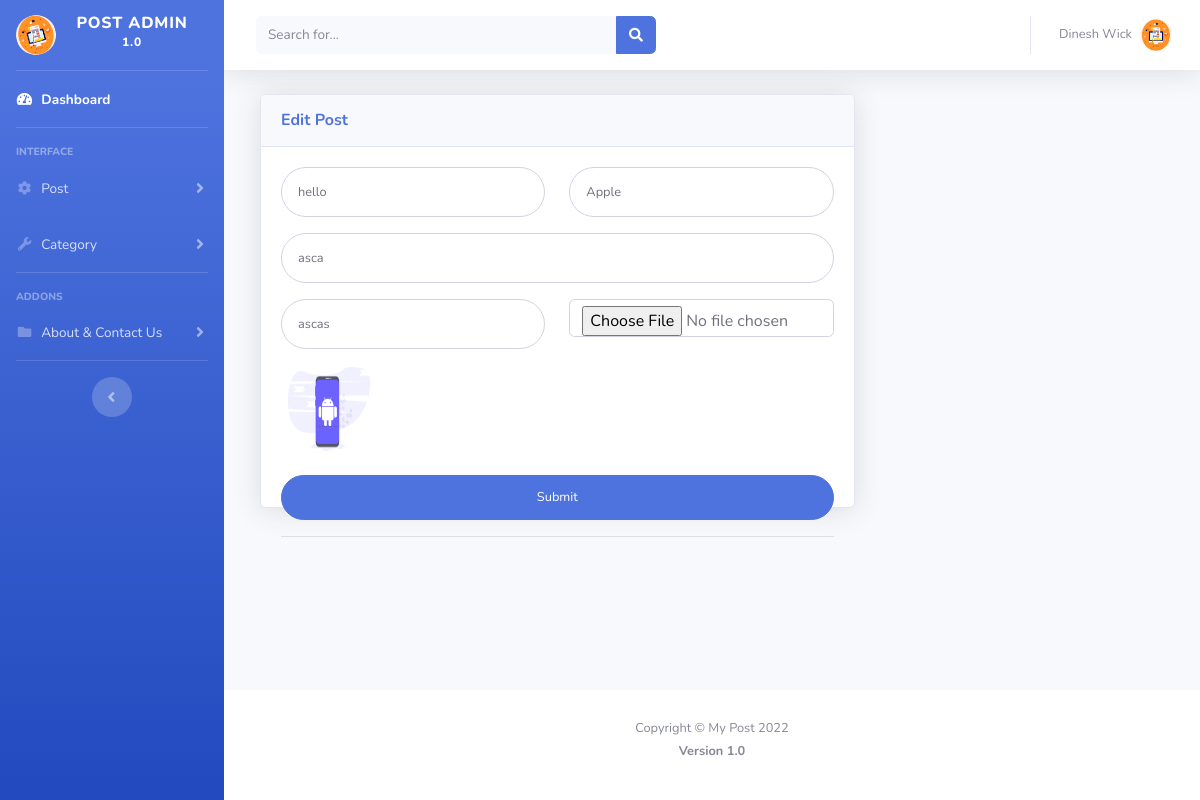
The page /admin/edit_post.php?post_id=15 (signed in) on the database its author committed.
### tables this page shows
CREATE TABLE `pc_posts` (
  `post_id` int(255) NOT NULL,
  `category_id` int(255) NOT NULL,
  `post_title` varchar(255) NOT NULL,
  `post_description` longtext NOT NULL,
  `post_link` varchar(255) DEFAULT NULL,
  `post_image` varchar(255) NOT NULL,
  `created_at` timestamp NOT NULL DEFAULT current_timestamp(),
  `disable_flag` int(255) NOT NULL DEFAULT 0
);

CREATE TABLE `pc_category` (
  `category_id` int(255) NOT NULL,
  `category_name` varchar(255) NOT NULL,
  `disable_flag` varchar(255) NOT NULL DEFAULT '0'
);

### admin/edit_post.php (the view, shortened to what this page needs)
<?php include 'header.php';
include 'sidebar.php';
?>
        <div class="container-fluid">
             <div class="col-xl-8 col-lg-7">
              <div class="card shadow mb-4">
                <div class="card-header py-3 d-flex flex-row align-items-center justify-content-between">
                  <h6 class="m-0 font-weight-bold text-primary">Edit Post</h6>
                </div>
                <div class="card-body">
                  <div class="chart-area">
                     <?php
                                          $passed_card_id=$_REQUEST['post_id'];
                                          $SelectCarData="Select * from `pc_posts` WHERE  `disable_flag`='0' AND `post_id`='$passed_card_id'";
                                          $result = mysqli_query($conn,$SelectCarData);
                                                    while($row = mysqli_fetch_assoc($result))
                                                    {
                                                             $post_title=$row["post_title"];
                                                             $category_id=$row["category_id"];
                                                             $post_description=$row["post_description"];
                                                             $post_link=$row["post_link"];
                                                             $post_image=$row["post_image"];
                                  $SelectCatData="Select * from `pc_category` WHERE `disable_flag`='0' AND `category_id`=' $category_id'";
                                $result = mysqli_query($conn,$SelectCatData);
                                                    while($row = mysqli_fetch_assoc($result)) {
                                                    $category_name=$row['category_name'];
                                                 }
                                                    }
                                                     ?>
                <form class="user" action="edit_post_code.php" method="POST" enctype="multipart/form-data">
                <div class="form-group row">
                  <div class="col-sm-6 mb-3 mb-sm-0">
                    <input type="text" class="form-control form-control-user" value="<?php echo $post_title; ?>" name="post_title" placeholder="Post Title">
                  </div>
                  <div class="col-sm-6">
                    <input type="text" class="form-control form-control-user" id="search" value="<?php echo $category_name; ?>"
                     name="post_category" placeholder="Post Category" autocomplete="off">
                  </div>
                </div>
                <div class="form-group">
                  <input type="text" class="form-control form-control-user" value="<?php echo $post_description; ?>"name="post_description" placeholder="Post Description">
                </div>
                <div class="form-group row">
                  <div class="col-sm-6 mb-3 mb-sm-0">
                    <input type="text" class="form-control form-control-user" value="<?php echo $post_link; ?>" name="post_link" placeholder="Post Link">
                  </div>
                  <div class="col-sm-6">
                    <input type="file" class="form-control" name="post_image" placeholder=" ">
                  </div>
                  <div style="padding: 10px 10px 0">
                    <img class="img" width="100" height="100" src="<?php echo $post_image; ?>">
                  </div>
                </div>
                <button type="submit" class="btn btn-primary btn-user btn-block">Submit</button>
                <hr>
              </form>
                  </div>
                </div>
              </div>
            </div>
</div>
      </div>
         <?php include 'footer.php'; ?>
    </div>
  </div>
</body>
</html>

### rows shown on the page
pc_posts: post_title "hello", post_description "asca", post_link "ascas", post_image (picture)
pc_category: post_category "Apple"

### other values the page prints
$_SESSION['first_name'] "Dinesh"
$_SESSION['last_name'] "Wick"
